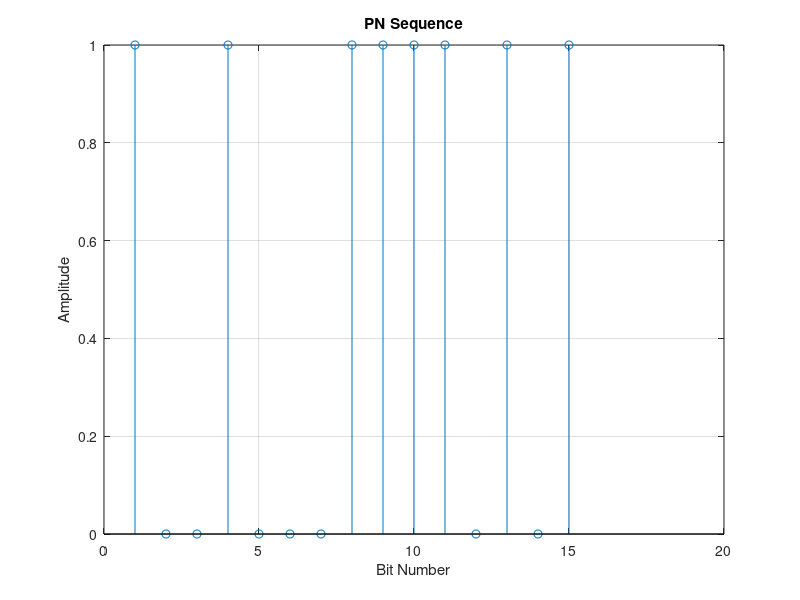

This chart was generated by the following MATLAB code:
% Experiment 1: PN Sequence Generator
% Using a 4-bit Linear Feedback Shift Register (LFSR)

clc;
clear;
close all;

% Initial state of the register
reg = [1 0 0 1];

% Number of PN bits to generate
n = 15;

% Array to store PN sequence
pn = zeros(1, n);

for i = 1:n

    % Take the last bit as output
    pn(i) = reg(4);

    % XOR operation for feedback
    feedback = xor(reg(4), reg(1));

    % Shift register to the right
    reg(4) = reg(3);
    reg(3) = reg(2);
    reg(2) = reg(1);

    % Put feedback bit at first position
    reg(1) = feedback;

end

% Display PN sequence
disp('Generated PN Sequence:');
disp(pn);

% Plot the PN sequence
stem(pn);
title('PN Sequence');
xlabel('Bit Number');
ylabel('Amplitude');
grid on;
